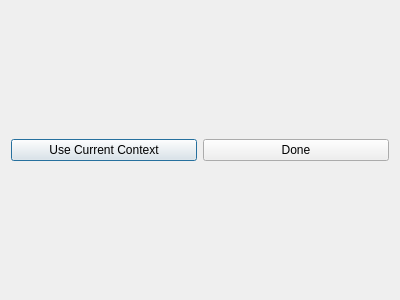
<?xml version="1.0" encoding="UTF-8"?>
<ui version="4.0">
 <class>ContextView</class>
 <widget class="QDialog" name="ContextView">
  <property name="windowModality">
   <enum>Qt::WindowModal</enum>
  </property>
  <property name="geometry">
   <rect>
    <x>0</x>
    <y>0</y>
    <width>400</width>
    <height>300</height>
   </rect>
  </property>
  <property name="windowTitle">
   <string>Context Editor</string>
  </property>
  <layout class="QVBoxLayout" name="verticalLayout_2">
   <item>
    <layout class="QVBoxLayout" name="verticalLayout">
     <item>
      <layout class="QHBoxLayout" name="horizontalLayout">
       <item>
        <widget class="QPushButton" name="onUseCurContext">
         <property name="text">
          <string>Use Current Context</string>
         </property>
        </widget>
       </item>
       <item>
        <widget class="QPushButton" name="onDoneButton">
         <property name="text">
          <string>Done</string>
         </property>
        </widget>
       </item>
      </layout>
     </item>
    </layout>
   </item>
  </layout>
 </widget>
 <resources/>
 <connections/>
</ui>
